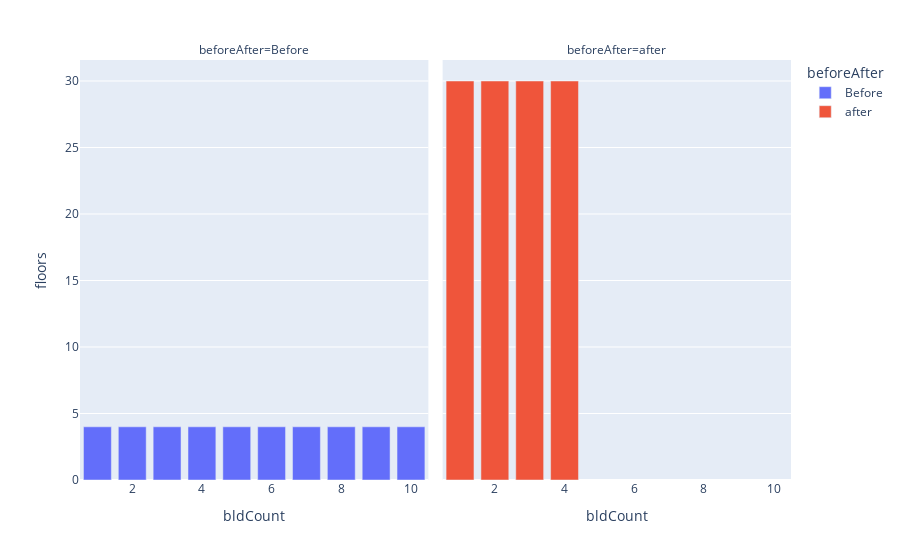

The cell this chart's notebook holds for it:
### Code cell


### Figure 1 — Plotly figure (JSON) as saved in the notebook; plotly's stock layout.template omitted (floating-point values rounded to 4 significant figures)
{"data": [{"alignmentgroup": "True", "hovertemplate": "beforeAfter=Before<br>bldCount=%{x}<br>floors=%{y}<extra></extra>", "legendgroup": "Before", "marker": {"color": "#636efa"}, "name": "Before", "offsetgroup": "Before", "orientation": "v", "showlegend": true, "textposition": "auto", "type": "bar", "x": [1, 2, 3, 4, 5, 6, 7, 8, 9, 10], "xaxis": "x", "y": [4, 4, 4, 4, 4, 4, 4, 4, 4, 4], "yaxis": "y"}, {"alignmentgroup": "True", "hovertemplate": "beforeAfter=after<br>bldCount=%{x}<br>floors=%{y}<extra></extra>", "legendgroup": "after", "marker": {"color": "#EF553B"}, "name": "after", "offsetgroup": "after", "orientation": "v", "showlegend": true, "textposition": "auto", "type": "bar", "x": [1, 2, 3, 4], "xaxis": "x2", "y": [30, 30, 30, 30], "yaxis": "y2"}], "layout": {"annotations": [{"font": {}, "showarrow": false, "text": "beforeAfter=Before", "x": 0.245, "xanchor": "center", "xref": "paper", "y": 1, "yanchor": "bottom", "yref": "paper"}, {"font": {}, "showarrow": false, "text": "beforeAfter=after", "x": 0.755, "xanchor": "center", "xref": "paper", "y": 1, "yanchor": "bottom", "yref": "paper"}], "autosize": true, "barmode": "relative", "legend": {"title": {"text": "beforeAfter"}, "tracegroupgap": 0}, "margin": {"t": 60}, "xaxis": {"anchor": "y", "autorange": true, "domain": [0, 0.49], "range": [0.5, 10.5], "title": {"text": "bldCount"}, "type": "linear"}, "xaxis2": {"anchor": "y2", "autorange": true, "domain": [0.51, 1], "matches": "x", "range": [0.5, 10.5], "title": {"text": "bldCount"}, "type": "linear"}, "yaxis": {"anchor": "x", "autorange": true, "domain": [0, 1], "range": [0, 31.58], "title": {"text": "floors"}, "type": "linear"}, "yaxis2": {"anchor": "x2", "autorange": true, "domain": [0, 1], "matches": "y", "range": [0, 31.58], "showticklabels": false, "type": "linear"}}}
